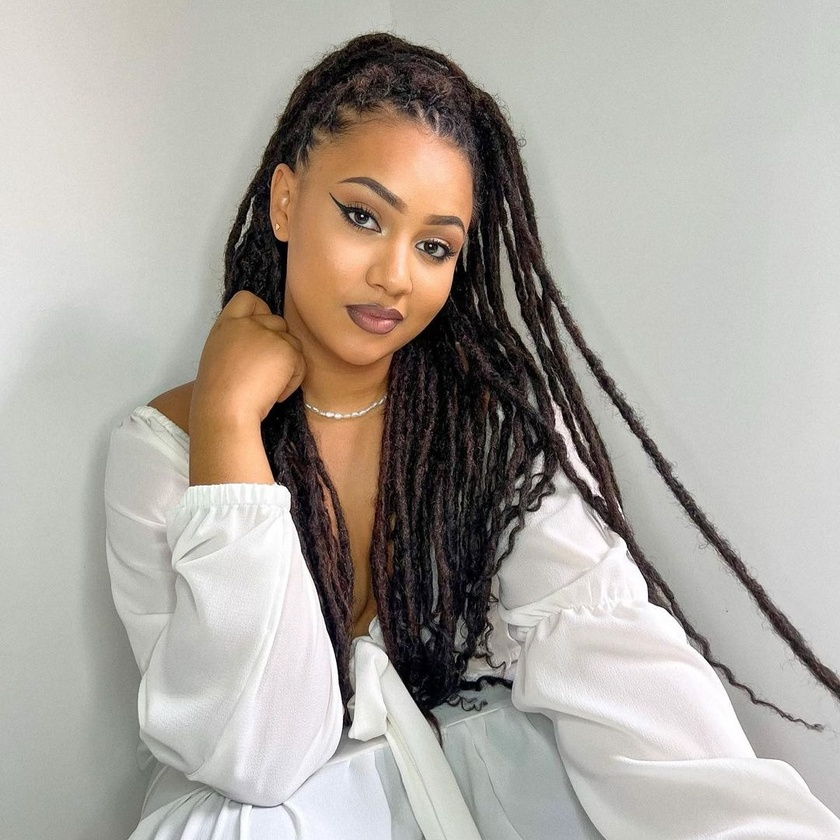
#> input picture images/Fay.jpg, 840 x 840 px, shrunk from 1080 x 1080 before the run
$ python PropertImage.py
#> lines starting #> are read from the running program, lines starting #| are printed output that depends on the picture
import cv2
import numpy as np

img=cv2.imread("images/Fay.jpg")
#> img is the input picture: shape (840, 840, 3); mean B, G, R 160, 167.1, 172.9
#value=img[0, 0]
#print(value)

"""roi=img[100:750, 180:750]

img[0:100, 100:250]=roi


cv2.imshow("Test",img )
cv2.waitKey(0)  """
#propriete d'image
dim=img.shape
#> dim = (840, 840, 3)
print(dim)
#| (840, 840, 3)

prix=img.size
#> prix = 2116800
print(prix)
#| 2116800

data=img.dtype
print(data)
#| uint8

#slitter

red_cal=img[:, :, 0]
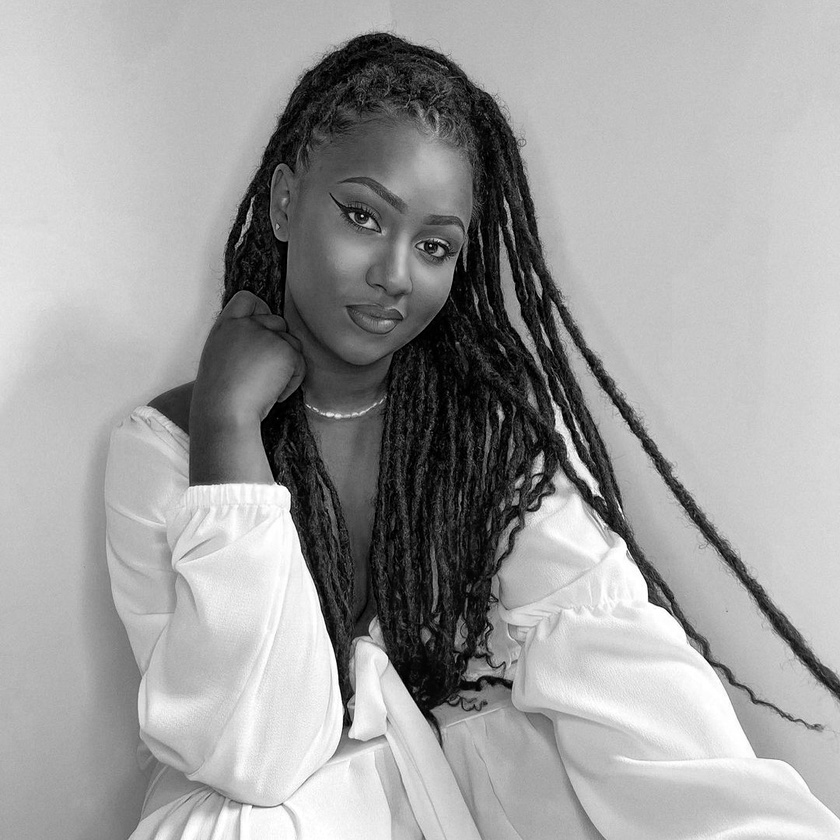
#> red_cal: shape (840, 840); min 0, max 255, mean 160
red=np.zeros(img.shape, dtype=np.uint8)
red[:, :, 0]=red_cal
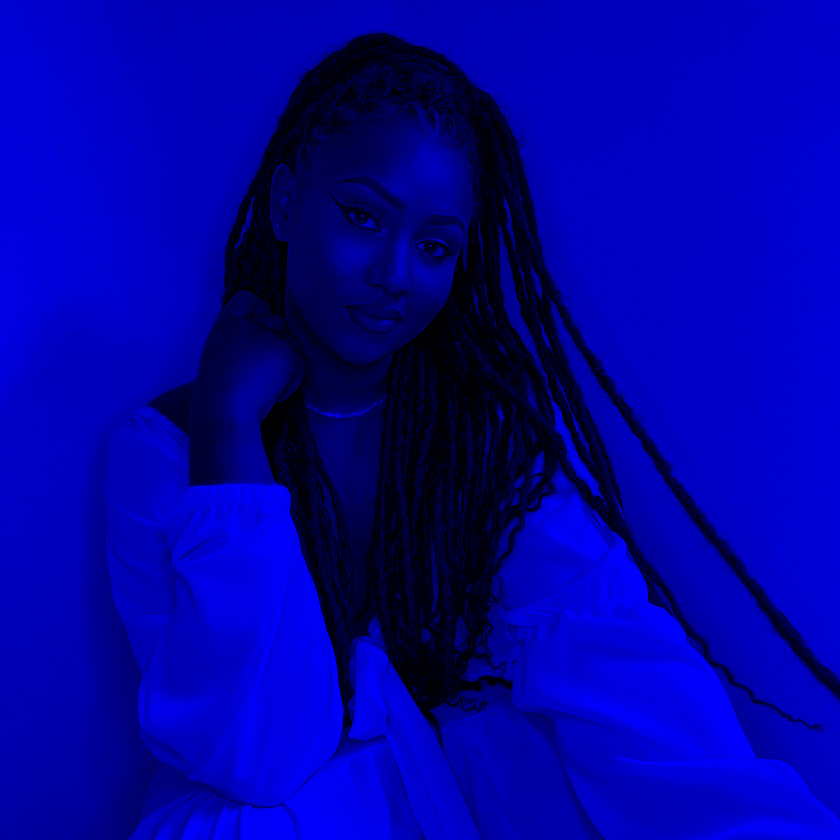
#> red: shape (840, 840, 3); mean of channels 0, 1, 2 160, 0, 0; drawn as B, G, R
cv2.imshow('',red)
cv2.waitKey(0)
